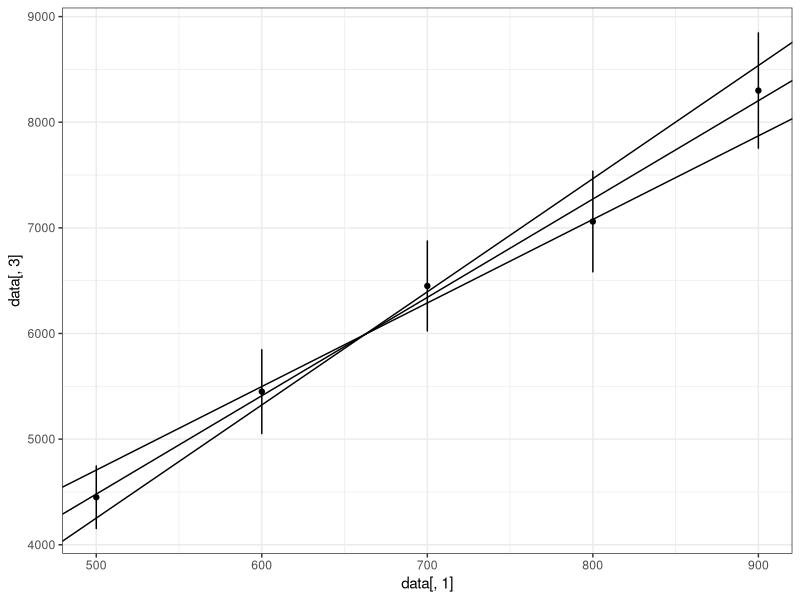

Source code (R):
library("ggplot2")
library("ggthemes")
library("scales")
library("reshape2")
library("nlme")

#possibly remove
library("dplyr")

# Give data as csv file with columns: x, xuncertainty, y, yuncertainty
# If you have a header on your file set header = TRUE below.

data = read.csv("testvalues.csv", header = FALSE)

normaldistribution = function(n, mean, uncertainty) {
  #Assuming range contains 95% of data, sd = range/4
  #Assuming range contains 99.7% of data, sd = range/6
  #Range = 2*uncertainty
  sd = uncertainty/3
  #rnorm() can take vectors (term for lists), will cycle through them
  result = rnorm(n*length(mean), mean = mean, sd = sd)
  #Create matrix of results. Each row is a point, and each column is a generated set of points.
  resultmatrix = matrix(result, , ncol = n, byrow = FALSE)
  #Reorganize the result
  melteddata = melt(resultmatrix)
  melteddata[,1] = NULL
  return(melteddata)
}

#Change the n value for these for more accuracy. Values of 10000 or higher seem to work well, but take some time.
xdata = normaldistribution(100000, data[,1], data[,2])
ydata = normaldistribution(100000, data[,3], data[,4])

yerrors = aes(ymax = data[,3] + data[,4], ymin = data[,3] - data[,4])
xerrors = aes(xmax = data[,1] + data[,2], xmin = data[,1] - data[,2])

mergeddata = cbind(xdata, ydata)
mergeddata[,3] = NULL
names(mergeddata) = c("Index", "xValue", "yValue")


regressions = mergeddata %>% group_by(Index) %>% do(data.frame(as.list(coef(lsfit(matrix(.$xValue), .$yValue)))))
#regressions = coef(lmList(yValue ~ xValue | Index, data = mergeddata, pool = FALSE))

slopevalues = as.numeric(unlist(regressions[,3]))
interceptvalues = as.numeric(unlist(regressions[,2]))

bestlineslope = mean(slopevalues)
bestlineintercept = mean(interceptvalues)

#Change to 2 or 3 sd depending on accuracy desired.
slopeUncertainty = 3*sd(slopevalues)
interceptUncertainty = 3*sd(interceptvalues)

highslope = bestlineslope + slopeUncertainty
highintercept = bestlineintercept + interceptUncertainty

lowslope = bestlineslope - slopeUncertainty
lowintercept = bestlineintercept - interceptUncertainty

plot1 = 
  qplot(data[,1], data[,3]) + 
  theme_bw() +
  #Change the below errorbar width and heights to match the graph.
  geom_errorbar(yerrors, width = 0.2)  + 
  geom_errorbarh(xerrors, height = 0.3) + 
  geom_abline(intercept = bestlineintercept, slope = bestlineslope) +
  geom_abline(intercept = highintercept, slope = lowslope) + 
  geom_abline(intercept = lowintercept, slope = highslope) #+ 
  #Below shows the generated data in red.
  #geom_point(aes(xdata[,2], ydata[,2]), color = "red", alpha = 1/150) +
  #Below shows the generated regressions lines in grey.
  #geom_abline(intercept = interceptvalues, slope = slopevalues, alpha = 1/50, color = "grey")

print(plot1)

cat("\nSlope: ", bestlineslope, "Slope Uncertainty: ", slopeUncertainty, 
    "\nIntercept: ", bestlineintercept, "Intercept Uncertainty: ", interceptUncertainty)

#Some interesting density plots:
#plot(density(regresssions[,2])
#plot(density(regresssions[,1])
#plot(density(mergeddata[,2]))
#plot(density(mergeddata[,3]))
